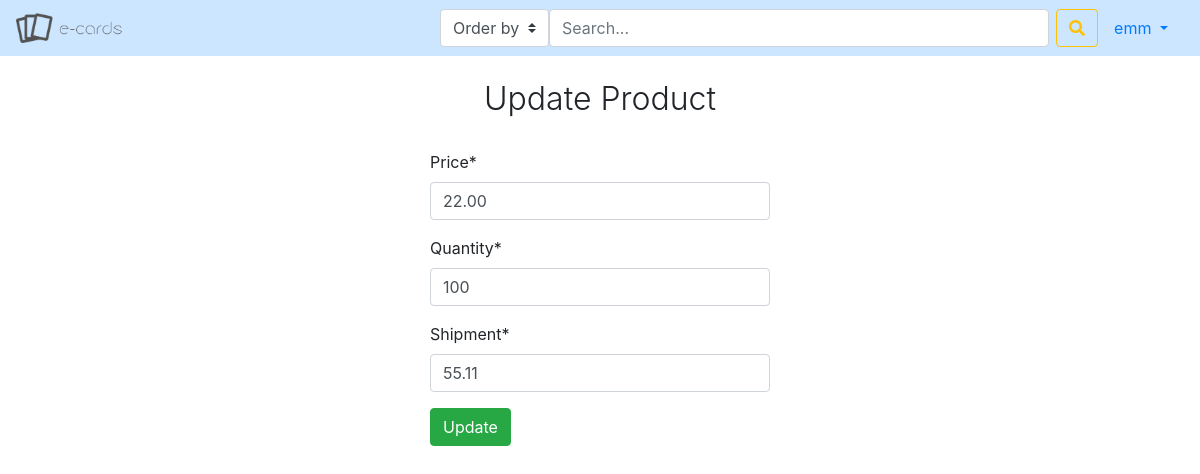
The app's page /edit_product/6 (signed in) with its own data.
### user_management/models.py (models this page shows, shortened)
class CustomUser(AbstractBaseUser):
    first_name = models.CharField(max_length=30, default=None)
    last_name = models.CharField(max_length=30, default=None)
    email = models.EmailField(verbose_name="email", max_length=70, unique=True)
    username = models.CharField(max_length=30, unique=True)
    address = models.CharField(max_length=30)
    telephone = models.CharField(max_length=15)
    date_joined = models.DateTimeField(verbose_name='date joined', auto_now_add=True)
    last_login = models.DateTimeField(verbose_name='last login', auto_now=True)
    is_admin = models.BooleanField(default=False)
    is_active = models.BooleanField(default=True)
    is_staff = models.BooleanField(default=False)
    is_superuser = models.BooleanField(default=False)
    is_vendor = models.BooleanField(default=False)
    has_shop = models.BooleanField(default=False)
    USERNAME_FIELD = 'email'
    REQUIRED_FIELDS = ['username', 'first_name', 'last_name']  # required field other than email
    objects = AccountManager()

### product/models.py (models this page shows)
class Product(models.Model):
    id = models.AutoField(primary_key=True)
    card_id = models.CharField(max_length=100, default=None)
    title = models.CharField(max_length=60)
    image = models.ImageField(upload_to=upload)
    price = models.DecimalField(decimal_places=2, max_digits=10)
    quantity = models.IntegerField()
    shop = models.ForeignKey(Shop, on_delete=models.CASCADE)
    shipment = models.DecimalField(decimal_places=2, max_digits=10, default=1)
    date = models.DateTimeField(verbose_name='date', auto_now_add=True)

### product/views.py (the view)
# urls.py: path('edit_product/<int:pk>', ProductChange.as_view(), name='edit_product'),
class ProductChange(LoginRequiredMixin, UpdateView):
    model = Product
    template_name = 'edit_product.html'
    form_class = NewProductForm
    success_url = reverse_lazy('shop:my_shop')

### product/forms.py
class NewProductForm(forms.ModelForm):
    price = forms.DecimalField(required=True, max_digits=10, decimal_places=2, min_value=0.1)
    quantity = forms.IntegerField(min_value=0)
    shipment = forms.DecimalField(required=True, max_digits=10, decimal_places=2, min_value=0)
    class Meta:
        model = Product
        fields = ("price", "quantity", "shipment")

### product/templates/edit_product.html (shortened to what this page needs)
{% extends 'base.html' %}
{% load crispy_forms_tags %}
{% block content %}
    <div class="container">
        <div class="row justify-content-center">
            <h2 class="font-weight-light mt-4">Update Product</h2>
        </div>
        <div class="row justify-content-center">
            <div class="col-4 justify-content-center">
                <form method="post" class="w-40 mt-4">
                    {{ form | crispy }}
                    <button class="btn btn-success mb-4" type="submit">Update</button>
                </form>
            </div>
        </div>
    </div>
{% endblock %}

### templates/base.html (shortened to what this page needs)
<!DOCTYPE html>
<html lang="en">
<head>
    <link rel="stylesheet" type="text/css" href="https://cdn.datatables.net/1.10.22/css/jquery.dataTables.css">
    <link rel="stylesheet" href="https://maxcdn.bootstrapcdn.com/bootstrap/4.5.2/css/bootstrap.min.css">
    <link rel="stylesheet" href="https://use.fontawesome.com/releases/v5.14.0/css/all.css">
    {% load static %}
    <link rel="stylesheet" href="{% static 'css/style.css' %}">
</head>
<body>
<nav class="navbar navbar-expand-lg navbar-light" style="background: #cce6ff">
    <div class="collapse navbar-collapse" id="navbarSupportedContent">
        <ul class="navbar-nav mr-auto">
            {% load static%}
            <a class="navbar-brand" href="{% url 'home' %}">
                <img src="{% static 'img/logo3.png' %}" height="30" class="d-inline-block align-top" alt="">
            </a>
        </ul>
        <ul class="navbar-nav">
            <li class="nav-item" style="border-right: 0.1rem">
                <div class="input-group">
                    <form class="form-inline" action="{% url 'search' %}" method="post">
                        <div class="form-group-inline">
                            <select class="custom-select" id="category" name="order_parameter">
                                <option value="placeholder">Order by</option>
                            </select>
                        </div>
                        <input class="form-control mr-sm-2 search-input" name="prod_query" style="width: 500px" type="search" placeholder="Search..." aria-label="Search">
                        <div class="input-group-append">
                            <button class="btn btn-outline-warning my-2 my-sm-0" type="submit" id="searchButton">
                                <i class="fas fa-search text-grey" aria-hidden="true"></i>
                            </button>
                        </div>
                    </form>
                </div>
            </li>
        </ul>
        {% if not request.user.is_authenticated %}
            <ul class="nav justify-content-end">
                <li class="nav-item">
                    <a href="/register" class="nav-link" >Register</a>
                </li>
                <li class="nav-item">
                    <a class="nav-link" href="{% url 'user_management:login' %}">Login</a>
                </li>
            </ul>
        {% else %}
            <ul class="nav justify-content-end">
            <li class="nav-item dropdown">
                <a class="nav-link dropdown-toggle" data-toggle="dropdown"
                   href="#" role="button" aria-haspopup="true" aria-expanded="false">
                    {{ user.first_name}}
                </a>
            </li>
        {% endif %}
        </ul>
    </div>
</nav>
<div class="container">
    {% block content %}
    {% endblock %}
</div>
</body>
</html>

### static/css/style.css (style rules this page uses)
html, body { height: 100%; background: white; }
.form-inline { min-width: 500px; }
.search-input { flex-grow: 3; }

### records on screen
CustomUser: first_name "emm"
Product: price "22.00", quantity "100", shipment "55.11"
